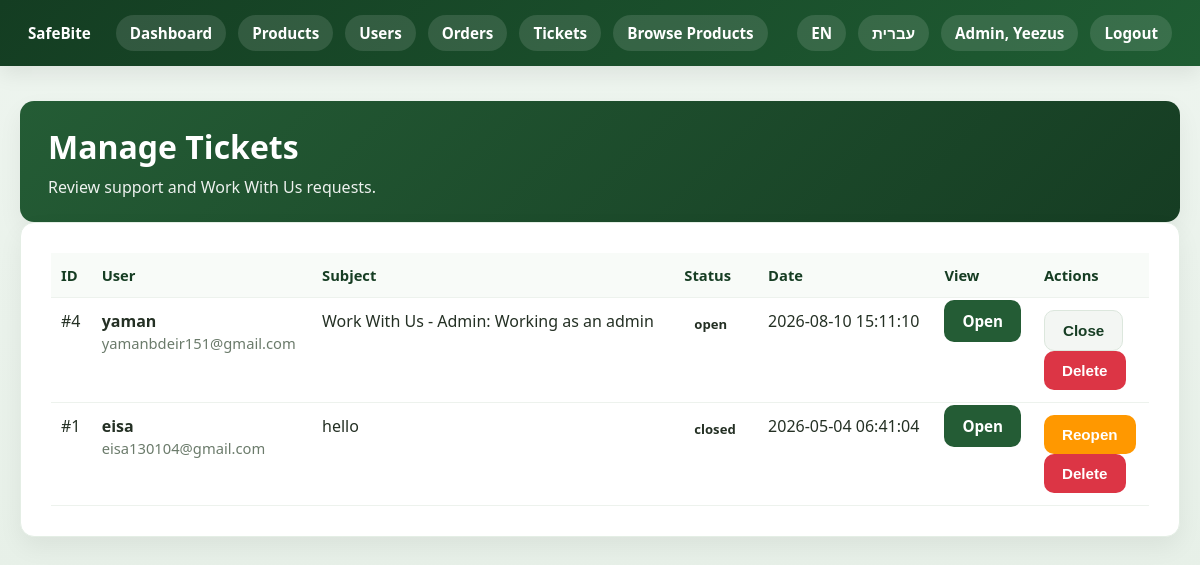
The page /admin_tickets.php (signed in) on the database its author committed.
### tables this page shows
CREATE TABLE `tickets` (
  `id` int(11) NOT NULL,
  `user_id` int(11) NOT NULL,
  `subject` varchar(255) NOT NULL,
  `message` text NOT NULL,
  `status` enum('open','closed') NOT NULL DEFAULT 'open',
  `created_at` timestamp NOT NULL DEFAULT current_timestamp()
);

CREATE TABLE `users` (
  `id` int(11) NOT NULL,
  `username` varchar(50) NOT NULL,
  `email` varchar(100) NOT NULL,
  `password` varchar(255) NOT NULL,
  `role` enum('user','admin','delivery') DEFAULT 'user',
  `delivery_region` enum('north','haifa','center','jerusalem','south') DEFAULT NULL,
  `created_at` timestamp NOT NULL DEFAULT current_timestamp(),
  `failed_attempts` int(11) NOT NULL DEFAULT 0,
  `locked_until` datetime DEFAULT NULL,
  `reset_otp` varchar(6) DEFAULT NULL,
  `otp_expiry` datetime DEFAULT NULL,
  `theme_nav` varchar(10) DEFAULT '#4caf50',
  `theme_bg` varchar(10) DEFAULT '#f9fcf9',
  `theme_image` varchar(255) DEFAULT NULL,
  `total_spent` decimal(10,2) DEFAULT 0.00,
  `total_orders` int(11) DEFAULT 0,
  `name` varchar(255) DEFAULT 'Customer'
);

### admin_tickets.php (the view, shortened to what this page needs)
<?php
require 'db.php';
$tickets = $pdo->query("SELECT tickets.*, users.username, users.email FROM tickets JOIN users ON users.id = tickets.user_id ORDER BY tickets.id DESC")->fetchAll();
?>
<!DOCTYPE html>
<html lang="en">
<head>
    <link rel="stylesheet" href="style.css">
</head>
<body class="admin-theme">
<?php include 'navbar.php'; ?>
<div class="admin-container">
    <div class="admin-header">
        <div>
            <h1>Manage Tickets</h1>
            <p>Review support and Work With Us requests.</p>
        </div>
    </div>
    <div class="admin-card" style="padding: 30px; box-sizing: border-box;">
        <?php if (count($tickets) == 0): ?>
            <div class="empty-state">No tickets found yet.</div>
        <?php else: ?>
            <table>
                <tr>
                    <th>ID</th>
                    <th>User</th>
                    <th>Subject</th>
                    <th>Status</th>
                    <th>Date</th>
                    <th>View</th>
                    <th>Actions</th>
                </tr>
                <?php foreach ($tickets as $ticket): ?>
                    <tr>
                        <td>#<?= $ticket['id'] ?></td>
                        <td>
                            <strong><?= htmlspecialchars($ticket['username']) ?></strong><br>
                            <span class="small-text"><?= htmlspecialchars($ticket['email']) ?></span>
                        </td>
                        <td><?= htmlspecialchars($ticket['subject']) ?></td>
                        <td>
                            <span class="badge">
                                <?= htmlspecialchars($ticket['status']) ?>
                            </span>
                        </td>
                        <td><?= htmlspecialchars($ticket['created_at']) ?></td>
                        <td>
                            <a href="admin.ticketView.php?id=<?= $ticket['id'] ?>" class="btn btn-primary">
                                Open
                            </a>
                        </td>
                        <td>
                            <?php if ($ticket['status'] == 'open'): ?>
                                <form method="POST">
                                    <button type="submit" class="btn btn-secondary">Close</button>
                                </form>
                            <?php else: ?>
                                <form method="POST">
                                    <button type="submit" class="btn btn-warning">Reopen</button>
                                </form>
                            <?php endif; ?>
                            <form method="POST" onsubmit="return confirm('Delete this ticket?');">
                                <button type="submit" class="btn btn-danger">Delete</button>
                            </form>
                        </td>
                    </tr>
                <?php endforeach; ?>
            </table>
        <?php endif; ?>
    </div>
</div>
</body>
</html>

### style.css (style rules this page uses)
:root { --green: #4caf50; --green-dark: #1f5d33; --green-soft: #eef8f0; --white: #ffffff; --bg: #f6fbf7; --text: #243024; --muted: #6b7b6b; --danger: #dc3545; --warning: #ff9800; --shadow: 0 10px 25px rgba(0, 0, 0, 0.06); --radius: 14px; --border: #e4eee5; --shadow-hover: 0 15px 35px rgba(0, 0, 0, 0.12); }
body { margin: 0; font-family: 'Segoe UI', Tahoma, Geneva, Verdana, sans-serif; background: linear-gradient(180deg, #f9fcf9 0%, #f2f8f3 100%); color: var(--text); }
body.admin-theme { --green: #245c35; --green-dark: #163d23; --green-soft: #ecf5ee; background: linear-gradient(180deg, #eef5ef 0%, #e7f0e8 100%); }
a { color: var(--green-dark); text-decoration: none; }
.container, .page-container, .admin-container, .profile-container, .checkout-container { max-width: 1200px; margin: 35px auto; padding: 0 20px; }
.page-header, .admin-header, .hero { background: linear-gradient(135deg, var(--green) 0%, var(--green-dark) 100%); color: white; border-radius: var(--radius); padding: 24px 28px; box-shadow: var(--shadow); }
.page-header h1, .admin-header h1, .hero h1, .page-header h2, .admin-header h2 { margin: 0 0 8px 0; color: white; }
.page-header p, .admin-header p, .hero p { margin: 0; color: rgba(255,255,255,0.92); }
.card, .admin-card, .page-card, .summary-card, .status-card, .info-card { background: var(--white); border-radius: var(--radius); box-shadow: var(--shadow); border: 1px solid var(--border); transition: transform 0.3s ease, box-shadow 0.3s ease; }
.btn, button, input[type="submit"] { border: none; border-radius: 10px; padding: 11px 18px; cursor: pointer; font-weight: 700; font-size: 0.95rem; transition: 0.2s ease; }
.btn-primary { background: var(--green); color: white; }
.btn-secondary { background: #f3f6f3; color: var(--green-dark); border: 1px solid #dce7dd; }
.btn-danger { background: var(--danger); color: white; }
.btn-warning { background: var(--warning); color: white; }
.badge { display: inline-block; padding: 5px 10px; border-radius: 999px; font-size: 0.82rem; font-weight: 700; }
table { width: 100%; border-collapse: collapse; background: white; }
th, td { padding: 12px 10px; border-bottom: 1px solid #edf2ed; text-align: left; vertical-align: top; }
th { color: var(--green-dark); background: #f8fbf8; font-size: 0.92rem; }
.small-text { color: var(--muted); font-size: 0.92rem; }

### rows shown on the page
tickets: id "4", user.username "yaman", user.email "yamanbdeir151@gmail.com", subject "Work With Us - Admin: Working as an admin", status "open", created_at "2026-08-10 15:11:10"
tickets: id "1", user.username "eisa", user.email "eisa130104@gmail.com", subject "hello", status "closed", created_at "2026-05-04 06:41:04"

### other values the page prints
tr('Dashboard', 'לוח בקרה') "Dashboard"
tr('Products', 'מוצרים') "Products"
tr('Users', 'משתמשים') "Users"
tr('Orders', 'הזמנות') "Orders"
tr('Tickets', 'פניות') "Tickets"
tr('Browse Products', 'צפייה במוצרים') "Browse Products"
tr('Admin', 'מנהל') "Admin"
$username "Yeezus"
tr('Logout', 'התנתקות') "Logout"
